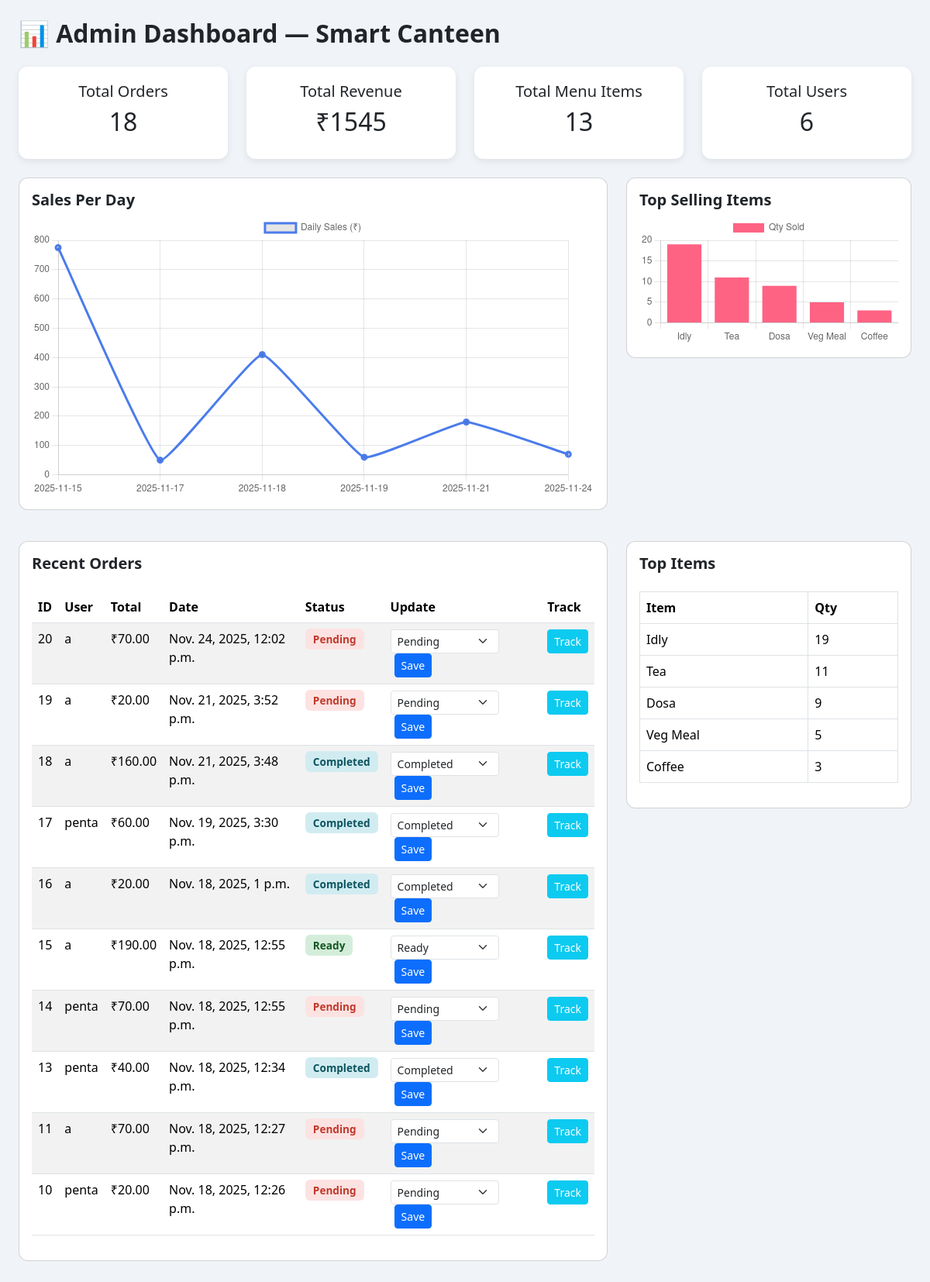
Screenshot of /dashboard/ (signed in) with the database file from the repository.
### menu_app/models.py (models this page shows, shortened)
class Order(models.Model):
    user = models.ForeignKey(
        'auth.User',
        on_delete=models.SET_NULL,
        null=True,
        blank=True
    )
    created_at = models.DateTimeField(auto_now_add=True)
    total_price = models.DecimalField(max_digits=10, decimal_places=2, default=0)
    status = models.CharField(
        max_length=20,
        choices=STATUS_CHOICES,
        default="Pending"
    )

class Item(models.Model):
    name = models.CharField(max_length=100)
    description = models.TextField(blank=True)
    price = models.DecimalField(max_digits=7, decimal_places=2)
    category = models.CharField(
        max_length=50,
        choices=CATEGORY_CHOICES,
        blank=True
    )
    available = models.BooleanField(default=True)
    image = models.ImageField(
        upload_to='menu_images/',
        blank=True,
        null=True
    )
    rating = models.PositiveIntegerField(
        default=0,
        validators=[
            MinValueValidator(0),
            MaxValueValidator(5)
        ]
    )

### menu_app/views.py (the view)
# urls.py: path('dashboard/', views.dashboard, name='dashboard'),
@user_passes_test(lambda u: u.is_staff)
def dashboard(request):
    total_orders = Order.objects.count()
    total_revenue = Order.objects.aggregate(Sum('total_price'))['total_price__sum'] or 0
    total_items = Item.objects.count()
    total_users = Order.objects.values("user").distinct().count()
    recent_orders = Order.objects.order_by('-created_at')[:10]
    top_items = (
        OrderItem.objects.values('item__name')
        .annotate(total_qty=Sum('quantity'))
        .order_by('-total_qty')[:5]
    )
    sales_per_day = (
        Order.objects.extra({'date': "DATE(created_at)"})
        .values('date')
        .annotate(total=Sum('total_price'))
        .order_by('date')
    )
    return render(request, 'dashboard.html', {
        'total_orders': total_orders,
        'total_revenue': total_revenue,
        'total_items': total_items,
        'total_users': total_users,
        'recent_orders': recent_orders,
        'top_items': top_items,
        'sales_per_day': sales_per_day,
    })

### templates/dashboard.html (shortened to what this page needs)
{% load static %}
<!DOCTYPE html>
<html lang="en">
<head>
    <link href="https://cdn.jsdelivr.net/npm/bootstrap@5.3.2/dist/css/bootstrap.min.css" rel="stylesheet">
</head>
<body class="p-4">
<h2 class="mb-4 fw-bold">📊 Admin Dashboard — Smart Canteen</h2>
<div class="row mb-4">
    <div class="col-md-3">
        <div class="kpi-card text-center">
            <h5>Total Orders</h5>
            <h2>{{ total_orders }}</h2>
        </div>
    </div>
    <div class="col-md-3">
        <div class="kpi-card text-center">
            <h5>Total Revenue</h5>
            <h2>₹{{ total_revenue }}</h2>
        </div>
    </div>
    <div class="col-md-3">
        <div class="kpi-card text-center">
            <h5>Total Menu Items</h5>
            <h2>{{ total_items }}</h2>
        </div>
    </div>
    <div class="col-md-3">
        <div class="kpi-card text-center">
            <h5>Total Users</h5>
            <h2>{{ total_users }}</h2>
        </div>
    </div>
</div>
<div class="row mb-4">
    <div class="col-md-8 mb-3">
        <div class="card p-3">
            <h5 class="fw-bold">Sales Per Day</h5>
            <canvas id="salesChart"></canvas>
        </div>
    </div>
    <div class="col-md-4 mb-3">
        <div class="card p-3">
            <h5 class="fw-bold">Top Selling Items</h5>
            <canvas id="topItemsChart"></canvas>
        </div>
    </div>
</div>
<div class="row">
    <div class="col-md-8 mb-3">
        <div class="card p-3">
            <h5 class="fw-bold">Recent Orders</h5>
            <table class="table table-striped mt-3">
                <thead>
                    <tr>
                        <th>ID</th>
                        <th>User</th>
                        <th>Total</th>
                        <th>Date</th>
                        <th>Status</th>
                        <th>Update</th>
                        <th>Track</th>
                    </tr>
                </thead>
                <tbody>
                    {% for o in recent_orders %}
                    <tr>
                        <td>{{ o.id }}</td>
                        <td>{{ o.user }}</td>
                        <td>₹{{ o.total_price }}</td>
                        <td>{{ o.created_at }}</td>
                        <td>
                            <span class="status-badge {{ o.status }}">
                                {{ o.status }}
                            </span>
                        </td>
                        <td>
                            <select class="form-select form-select-sm status-select"
                                    data-id="{{ o.id }}" style="width:140px; display:inline-block;">
                                <option value="Pending" {% if o.status == "Pending" %}selected{% endif %}>Pending</option>
                                <option value="Ready" {% if o.status == "Ready" %}selected{% endif %}>Ready</option>
                                <option value="Completed" {% if o.status == "Completed" %}selected{% endif %}>Completed</option>
                            </select>
                            <button class="btn btn-sm btn-primary update-btn" data-id="{{ o.id }}">
                                Save
                            </button>
                        </td>
                        <td>
                            <a href="{% url 'track_order_advanced' o.id %}" class="btn btn-sm btn-info text-white">
                                Track
                            </a>
                        </td>
                    </tr>
                    {% endfor %}
                </tbody>
            </table>
        </div>
    </div>
    <div class="col-md-4 mb-3">
        <div class="card p-3">
            <h5 class="fw-bold">Top Items</h5>
            <table class="table table-bordered mt-3">
                <thead>
                    <tr>
                        <th>Item</th>
                        <th>Qty</th>
                    </tr>
                </thead>
                <tbody>
                    {% for i in top_items %}
                    <tr>
                        <td>{{ i.item__name }}</td>
                        <td>{{ i.total_qty }}</td>
                    </tr>
                    {% endfor %}
                </tbody>
            </table>
        </div>
    </div>
</div>
<script>
/*-------------------------------
    SALES CHART
--------------------------------*/
const salesLabels = [
    {% for s in sales_per_day %}
    "{{ s.date }}",
    {% endfor %}
];
const salesValues = [
    {% for s in sales_per_day %}
    {{ s.total }},
    {% endfor %}
];
new Chart(document.getElementById("salesChart"), {
    type: "line",
    data: {
        labels: salesLabels,
        datasets: [{
            label: "Daily Sales (₹)",
            data: salesValues,
            borderWidth: 3,
            borderColor: "#4b7ceb",
            tension: 0.1
        }]
    }
});
/*-------------------------------
    TOP ITEMS CHART
--------------------------------*/
const topItemLabels = [
    {% for i in top_items %}
    "{{ i.item__name }}",
    {% endfor %}
];
const topItemQty = [
    {% for i in top_items %}
    {{ i.total_qty }},
    {% endfor %}
];
new Chart(document.getElementById("topItemsChart"), {
    type: "bar",
    data: {
        labels: topItemLabels,
        datasets: [{
            label: "Qty Sold",
            data: topItemQty,
            backgroundColor: "rgb(255,99,132)"
        }]
    }
});
/*-------------------------------
    ADMIN: UPDATE ORDER STATUS
--------------------------------*/
$(".update-btn").click(function () {
    const orderId = $(this).data("id");
    const newStatus = $(`select[data-id='${orderId}']`).val();
    $.post(
        `/order/${orderId}/status/`,
        { status: newStatus, csrfmiddlewaretoken: "{{ csrf_token }}" },
        function (response) {
            if (response.ok) {
                location.reload();
            } else {
                alert("Error: " + response.error);
            }
        }
    );
});
</script>
</body>
</html>

### templates/dashboard.html (style rules this page uses)
body { background: #f0f3f7; font-family: "Segoe UI", sans-serif; }
.card { border-radius: 12px; }
.kpi-card { padding: 20px; border-radius: 12px; background: #ffffff; box-shadow: 0 3px 10px rgba(0,0,0,0.08); }
.status-badge { padding: 4px 10px; font-size: 0.85rem; border-radius: 6px; font-weight: 600; }
.Pending { background: #fde2e2; color: #c0392b; }
.Ready { background: #d4edda; color: #155724; }
.Completed { background: #d1ecf1; color: #0c5460; }
.update-btn { margin-left: 5px; }

### rows the page displays
Order: id "20", user "a", total_price "70.00", created_at "Nov. 24, 2025, 12:02 p.m.", status "Pending", status+id "Pending"
Order: id "19", user "a", total_price "20.00", created_at "Nov. 21, 2025, 3:52 p.m.", status "Pending", status+id "Pending"
Order: id "18", user "a", total_price "160.00", created_at "Nov. 21, 2025, 3:48 p.m.", status "Completed", status+id "Completed"
Order: id "17", user "penta", total_price "60.00", created_at "Nov. 19, 2025, 3:30 p.m.", status "Completed", status+id "Completed"
Order: id "16", user "a", total_price "20.00", created_at "Nov. 18, 2025, 1 p.m.", status "Completed", status+id "Completed"
Order: id "15", user "a", total_price "190.00", created_at "Nov. 18, 2025, 12:55 p.m.", status "Ready", status+id "Ready"
Order: id "14", user "penta", total_price "70.00", created_at "Nov. 18, 2025, 12:55 p.m.", status "Pending", status+id "Pending"
Order: id "13", user "penta", total_price "40.00", created_at "Nov. 18, 2025, 12:34 p.m.", status "Completed", status+id "Completed"
Order: id "11", user "a", total_price "70.00", created_at "Nov. 18, 2025, 12:27 p.m.", status "Pending", status+id "Pending"
Order: id "10", user "penta", total_price "20.00", created_at "Nov. 18, 2025, 12:26 p.m.", status "Pending", status+id "Pending"
Item: item__name "Idly", total_qty "19"
Item: item__name "Tea", total_qty "11"
Item: item__name "Dosa", total_qty "9"
Item: item__name "Veg Meal", total_qty "5"
Item: item__name "Coffee", total_qty "3"

### other values shown
{{ total_orders }} "18"
{{ total_revenue }} "1545"
{{ total_items }} "13"
{{ total_users }} "6"
chart data {{ s.date }} 2025-11-15, 2025-11-17, 2025-11-18, 2025-11-19, 2025-11-21, 2025-11-24
chart data {{ s.total }} 775, 50, 410, 60, 180, 70
chart data {{ i.item__name }} Idly, Tea, Dosa, Veg Meal, Coffee
chart data {{ i.total_qty }} 19, 11, 9, 5, 3
